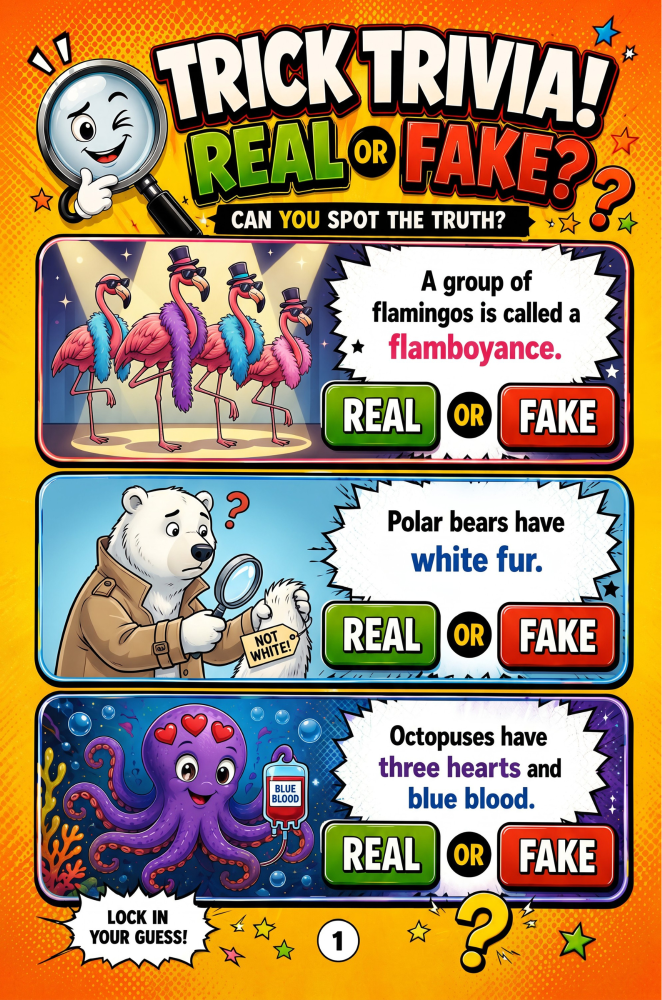
#> input picture 7.png, 1324 x 2000 px, given in place of a01.png, which was not available (shown at 1/2 size)
$ python -i skit.py   (imports and definitions only)
#> lines starting #> are read from the running program, lines starting #| are printed output that depends on the picture; pictures that were not available may be replaced by others from this repository, and a replacement may not be noted
### trivia/render.py
"""Assemble scene stills into a finished, upload-ready MP4.

Stills carry the layout; this module adds the things a still cannot do --
a slow push on every panel so nothing sits dead on screen, the guess timer
draining in real time, and the score.

Output is H.264 / AAC in a faststart MP4 at 1080x1920, which is what
TikTok ingests without re-encoding surprises.
"""
from __future__ import annotations

import os
import shutil
import subprocess

from . import brand


def ffmpeg_bin() -> str:
    """Prefer the repo-local static build so the tool needs no system install."""
    local = os.path.join(os.path.dirname(os.path.dirname(os.path.abspath(__file__))),
                         "node_modules", "ffmpeg-static", "ffmpeg")
    if os.path.exists(local):
        return local
    found = shutil.which("ffmpeg")
    if not found:
        raise RuntimeError("ffmpeg not found -- run `npm install` in the repo root")
    return found


def _ts(t: float) -> str:
    return f"{int(t // 3600)}:{int(t % 3600 // 60):02d}:{t % 60:05.2f}"


# [78 lines left out: functions timer_track, _motion, build, not called in this run]

### trivia/skit.py
"""Flat-cartoon texting skits: a character close-up cut against a phone screen.

The format the reference reels use is limited animation: the character
mostly holds a pose and only the eyes, brows and mouth change, while the
joke is carried by cuts between his face and the chat. That is cheap to
render well, so the craft goes into timing, expressions and a phone
screen that reads as real at a glance.

Everything is drawn at SS times the output size and shrunk, so flat shapes
keep clean edges.
"""
from __future__ import annotations

import math
import os
import subprocess
import wave

import numpy as np
from PIL import Image, ImageDraw, ImageFont

from . import brand, foley
from .render import ffmpeg_bin

W, H, FPS = brand.WIDTH, brand.HEIGHT, brand.FPS
SS = 2
ROOT = os.path.dirname(os.path.dirname(os.path.abspath(__file__)))
FONTS = os.path.join(ROOT, "assets", "fonts")
UI_FONT = "/usr/share/fonts/opentype/inter/Inter-Medium.otf"
UI_BOLD = "/usr/share/fonts/opentype/inter/Inter-SemiBold.otf"
TITLE_FONT = os.path.join(FONTS, "Montserrat-Black.ttf")
EMOJI_FONT = "/usr/share/fonts/truetype/noto/NotoColorEmoji.ttf"

INK = (8, 8, 10)
GREY = (200, 200, 202)          # the stickman's skin
NIGHT = (14, 26, 56)
BUBBLE_IN = (228, 228, 232)
BUBBLE_OUT = (22, 76, 108)      # dark teal, as the skit channels draw it
HAND = INK

_fonts: dict = {}


# [5 lines left out: function font, not called in this run]


def S(*v):
    """Scale 1x layout coordinates to the supersampled canvas."""
    return [x * SS for x in v] if len(v) > 1 else v[0] * SS


def ease_out_back(u, c=1.7):
    u = min(max(u, 0.0), 1.0) - 1
    return 1 + (c + 1) * u ** 3 + c * u ** 2


def ease(u):
    u = min(max(u, 0.0), 1.0)
    return u * u * (3 - 2 * u)


# ------------------------------------------------------------------ text + emoji

def _is_emoji(ch):
    o = ord(ch)
    return o >= 0x1F000 or 0x2600 <= o <= 0x27BF or o in (0xFE0F, 0x200D)


# [11 lines left out: function _runs, not called in this run]


_emoji_cache: dict = {}


# [190 lines left out: functions _emoji, text_width, draw_text, wrap, _tube, _phone_back and 5 more, not called in this run]


# ------------------------------------------------------------------ phone

PX0, PY0, PX1, PY1 = 200, 300, 880, 1760          # phone body
SX0, SY0, SX1, SY1 = 222, 322, 858, 1738          # screen
KB_TOP = 1390                                     # keyboard top
INPUT_Y = 1310                                    # input bar centre


# [132 lines left out: functions phone_frame, _keyboard, _bubble, _place, _dots, not called in this run]


# ------------------------------------------------------------------ the skit

def answer_crop():
    """The polar-bear reveal panel from the book's answer page."""
    pg = Image.open(os.path.join(ROOT, "assets", "pages", "a01.png")).convert("RGBA")
    panel = pg.crop((58, 812, 1266, 1276))
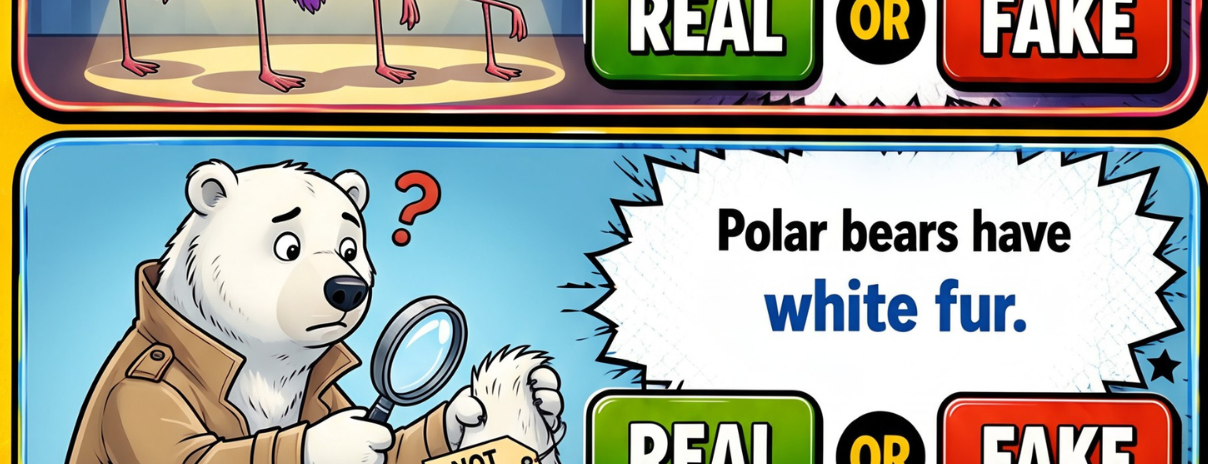
#> panel: PIL image 1208x464 RGBA; mean R, G, B, A 159.4, 163.5, 154.3, 255
    w = S(470)
    return panel.resize((w, int(panel.height * w / panel.width)), Image.LANCZOS)
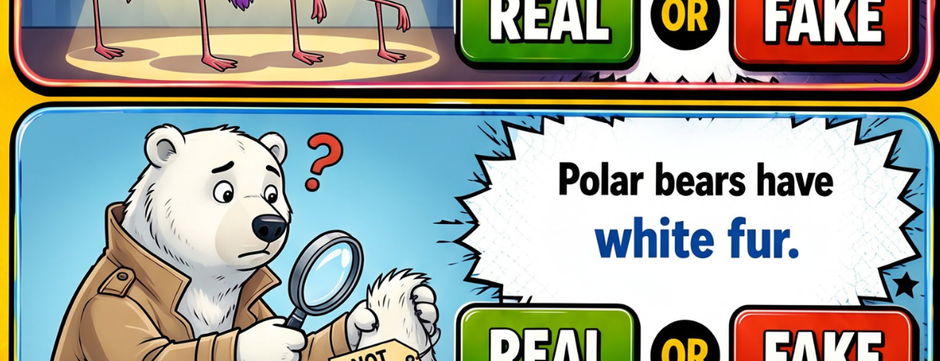
#> returned value: PIL image 940x361 RGBA; mean R, G, B, A 159.4, 163.6, 154.3, 255


CAPTION = "POV: you lose trivia to your 8-year-old \U0001F62D"
CONTACT = "Lily"

SHOTS = [                          # (kind, start, end, options)
    ("dad", 0.0, 2.0, {"mood": "bored", "buzz": (0.6, 1.3)}),
    ("phone", 2.0, 5.6, {}),
    ("dad", 5.6, 6.9, {"mood": "smug", "look": "camera"}),
    ("phone", 6.9, 10.4, {}),
    ("dad", 10.4, 12.5, {"mood": "neutral", "shock_at": 10.75}),
    ("phone", 12.5, 16.4, {}),
    ("end", 16.4, 19.0, {}),
]

MSGS = [
    {"kind": "in", "at": 2.25, "text": "dad"},
    {"kind": "in", "at": 2.65, "text": "polar bear fur isn't white"},
    {"kind": "out", "at": 4.85, "text": "yes it is \U0001F644"},
    {"kind": "img", "at": 8.05},
    {"kind": "in", "at": 8.95, "text": "page 2 \U0001F60F"},
    {"kind": "out", "at": 14.0, "text": "how do u know that"},
    {"kind": "in", "at": 15.5, "text": "it's in my trick trivia book \U0001F996"},
]

TYPING = [                          # (start, end, text, sent_at)
    (3.25, 4.55, "yes it is \U0001F644", 4.85),
    (12.75, 13.75, "how do u know that", 14.0),
]
DOTS = [(7.05, 8.0), (14.35, 15.45)]


# [101 lines left out: functions _typed, _caption, _camera, frame, mix, not called in this run]


def render(out_path):
    cache = os.path.join(ROOT, "out", "skit")
    os.makedirs(cache, exist_ok=True)
    total = SHOTS[-1][2]
    crop_img = answer_crop()
    cover = Image.open(os.path.join(ROOT, "assets", "cover.png")).convert("RGBA")
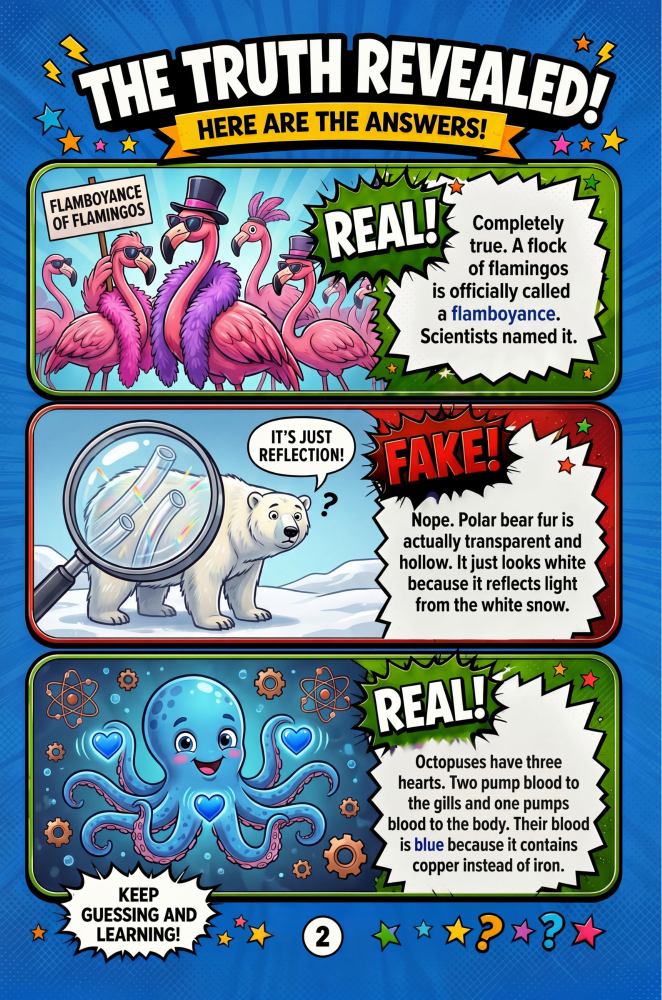
#> input picture 8.png, 1324 x 2000 px, given in place of cover.png, which was not available (shown at 1/2 size)
    video = os.path.join(cache, "video.mp4")
    enc = subprocess.Popen(
        [ffmpeg_bin(), "-y", "-hide_banner", "-loglevel", "error", "-f", "rawvideo",
         "-pix_fmt", "rgb24", "-s", f"{W}x{H}", "-r", str(FPS), "-i", "-",
         "-c:v", "libx264", "-preset", "slow", "-crf", "14", "-tune", "animation",
         "-pix_fmt", "yuv420p", video], stdin=subprocess.PIPE)
    for i in range(int(total * FPS)):
        enc.stdin.write(frame(i / FPS, crop_img, cover).tobytes())
    enc.stdin.close()
    if enc.wait():
        raise RuntimeError("ffmpeg failed while encoding frames")
    wav = os.path.join(cache, "mix.wav")
    mix(total, wav)
    done = subprocess.run(
        [ffmpeg_bin(), "-y", "-hide_banner", "-loglevel", "error", "-i", video, "-i", wav,
         "-map", "0:v", "-map", "1:a", "-c:v", "copy", "-af", "loudnorm=I=-16:TP=-1.5:LRA=11",
         "-ar", "48000", "-c:a", "aac", "-b:a", "192k", "-shortest", "-movflags", "+faststart",
         out_path], capture_output=True, text=True)
    if done.returncode:
        raise RuntimeError(done.stderr[-3000:])
    return out_path

#> (the run stopped early here; a loop or call above may not have finished)
